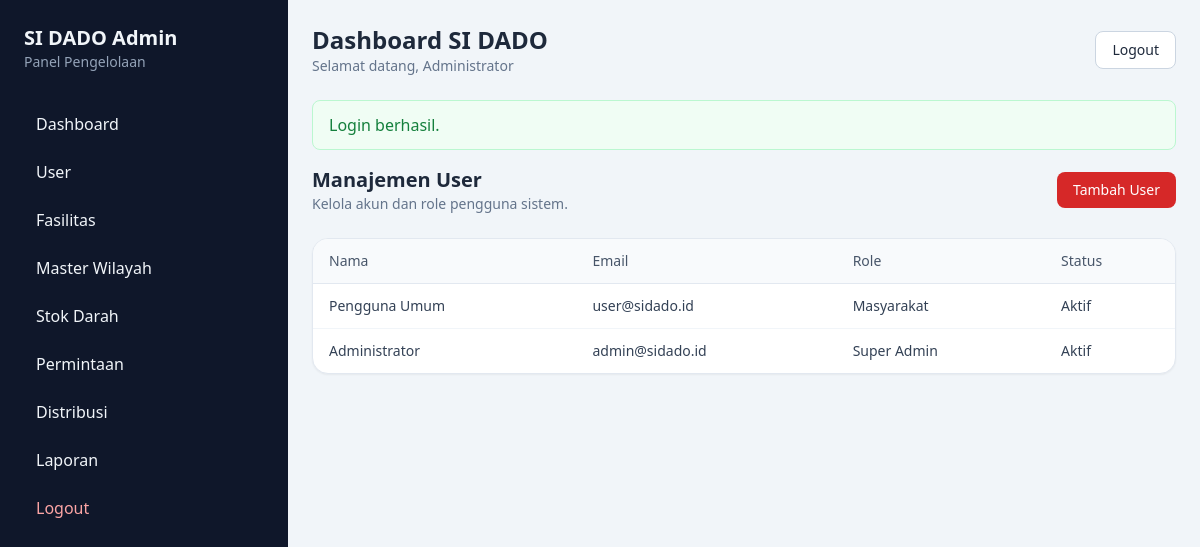
The app's page /users (signed in) with its own data.
### tables this page shows
CREATE TABLE users (
  id INT PRIMARY KEY AUTO_INCREMENT,
  name VARCHAR(100) NOT NULL,
  email VARCHAR(100) NOT NULL UNIQUE,
  password_hash VARCHAR(255) NOT NULL,
  role_id INT NOT NULL DEFAULT 1,
  is_active TINYINT(1) DEFAULT 1,
  created_at TIMESTAMP DEFAULT CURRENT_TIMESTAMP,
  updated_at TIMESTAMP DEFAULT CURRENT_TIMESTAMP ON UPDATE CURRENT_TIMESTAMP,
  CONSTRAINT fk_users_role FOREIGN KEY (role_id) REFERENCES roles(id)
);

CREATE TABLE roles (
  id INT PRIMARY KEY AUTO_INCREMENT,
  name VARCHAR(50) NOT NULL UNIQUE,
  created_at TIMESTAMP DEFAULT CURRENT_TIMESTAMP,
  updated_at TIMESTAMP DEFAULT CURRENT_TIMESTAMP ON UPDATE CURRENT_TIMESTAMP
);

### helpers/functions.php (called while the page is built, shortened)
<?php
function url(string $path = ''): string
{
    return BASE_URL . '/' . ltrim($path, '/');
}
function view(string $template, array $data = [], string $layout = 'public'): void
{
    extract($data);
    $selectedLayout = $data['layout'] ?? $layout;
    $layoutFile = APP_ROOT . '/views/layouts/' . $selectedLayout . '.php';
    include $layoutFile;
}

### controllers/UserController.php (called while the page is built, shortened)
<?php
require_once __DIR__ . '/../models/UserRoleModel.php';
require_once __DIR__ . '/../config/session.php';
class UserController
{
    public function index(): void
    {
        $users = UserRoleModel::allUsers();
        $roles = UserRoleModel::all();
        view('users/index', ['page_title' => 'Manajemen User', 'layout' => 'admin', 'users' => $users, 'roles' => $roles]);
    }
}

### routes/web.php (called while the page is built, shortened)
<?php
require_once __DIR__ . '/../controllers/UserController.php';
$router = [
    '/' => ['controller' => 'PublicController', 'method' => 'index'],
    '/login' => ['controller' => 'AuthController', 'method' => 'login'],
    '/logout' => ['controller' => 'AuthController', 'method' => 'logout'],
    '/dashboard' => ['controller' => 'DashboardController', 'method' => 'index'],
    '/users' => ['controller' => 'UserController', 'method' => 'index'],
    '/users/tambah' => ['controller' => 'UserController', 'method' => 'create'],
    '/fasilitas' => ['controller' => 'FacilityController', 'method' => 'index'],
    '/fasilitas/tambah' => ['controller' => 'FacilityController', 'method' => 'create'],
    '/fasilitas/edit/{id}' => ['controller' => 'FacilityController', 'method' => 'edit'],
    '/fasilitas/delete/{id}' => ['controller' => 'FacilityController', 'method' => 'delete'],
    '/stok' => ['controller' => 'BloodStockController', 'method' => 'index'],
    '/stok/tambah' => ['controller' => 'BloodStockController', 'method' => 'create'],
    '/permintaan' => ['controller' => 'RequestController', 'method' => 'index'],
    '/permintaan/tambah' => ['controller' => 'RequestController', 'method' => 'create'],
    '/distribusi' => ['controller' => 'DistributionController', 'method' => 'index'],
    '/master/provinsi' => ['controller' => 'MasterController', 'method' => 'provinces'],
    '/master/kabupaten' => ['controller' => 'MasterController', 'method' => 'districts'],
    '/master/golongan-darah' => ['controller' => 'MasterController', 'method' => 'bloodGroups'],
    '/master/komponen' => ['controller' => 'MasterController', 'method' => 'components'],
    '/laporan' => ['controller' => 'ReportController', 'method' => 'index'],
];
function dispatch(string $path): void
{
    global $router;
    $matchedRoute = null;
    foreach ($router as $routePath => $routeConfig) {
        $candidatePath = $path === '' ? '/' : $path;
        if ($routePath === $candidatePath) {
            $matchedRoute = $routeConfig;
            break;
        }
    }
    $controller = new $controllerName();
    $method = $matchedRoute['method'];
    $controller->$method();
}

### index.php (called while the page is built, shortened)
<?php
require_once __DIR__ . '/helpers/functions.php';
require_once __DIR__ . '/config/session.php';
require_once __DIR__ . '/routes/web.php';
$path = parse_url($_SERVER['REQUEST_URI'], PHP_URL_PATH) ?? '/';
$path = str_replace('//', '/', $path);
$path = preg_replace('#/+#', '/', $path) ?: '/';
$path = $path === '' ? '/' : rtrim($path, '/');
if (strpos($path, '/sidado') === 0) {
    $path = substr($path, strlen('/sidado')) ?: '/';
}
dispatch($path);

### config/session.php (called while the page is built, shortened)
<?php
function get_flash(): ?array
{
    $flash = $_SESSION['flash'] ?? null;
    return $flash;
}
function e(mixed $value): string
{
    return htmlspecialchars((string) $value, ENT_QUOTES, 'UTF-8');
}

### models/UserRoleModel.php (called while the page is built, shortened)
<?php
class UserRoleModel
{
    public static function allUsers(): array
    {
        $pdo = Database::getConnection();
        $stmt = $pdo->query('SELECT u.id, u.name, u.email, u.is_active, r.name AS role_name FROM users u LEFT JOIN roles r ON r.id = u.role_id ORDER BY u.id DESC');
        return $stmt->fetchAll();
    }
}

### views/users/index.php (the view)
<div class="flex items-center justify-between mb-6">
  <div>
    <h2 class="text-xl font-semibold">Manajemen User</h2>
    <p class="text-sm text-slate-500">Kelola akun dan role pengguna sistem.</p>
  </div>
  <a href="<?php echo e(url('users/tambah')); ?>" class="rounded-lg bg-blood px-4 py-2 text-sm font-medium text-white">Tambah User</a>
</div>
<div class="overflow-hidden rounded-2xl border border-slate-200 bg-white shadow-sm">
  <table class="min-w-full divide-y divide-slate-200">
    <thead class="bg-slate-50">
      <tr>
        <th class="px-4 py-3 text-left text-sm font-medium text-slate-600">Nama</th>
        <th class="px-4 py-3 text-left text-sm font-medium text-slate-600">Email</th>
        <th class="px-4 py-3 text-left text-sm font-medium text-slate-600">Role</th>
        <th class="px-4 py-3 text-left text-sm font-medium text-slate-600">Status</th>
      </tr>
    </thead>
    <tbody class="divide-y divide-slate-100">
      <?php foreach ($users as $user): ?>
        <tr>
          <td class="px-4 py-3 text-sm text-slate-700"><?php echo e($user['name']); ?></td>
          <td class="px-4 py-3 text-sm text-slate-700"><?php echo e($user['email']); ?></td>
          <td class="px-4 py-3 text-sm text-slate-700"><?php echo e($user['role_name']); ?></td>
          <td class="px-4 py-3 text-sm text-slate-700"><?php echo e($user['is_active'] ? 'Aktif' : 'Nonaktif'); ?></td>
        </tr>
      <?php endforeach; ?>
    </tbody>
  </table>
</div>

### views/layouts/admin.php (shortened to what this page needs)
<!DOCTYPE html>
<html lang="id">
<head>
    <script src="https://cdn.tailwindcss.com"></script>
</head>
<body class="bg-slate-100 text-slate-800">
    <div class="min-h-screen flex">
        <?php include APP_ROOT . '/views/partials/admin_sidebar.php'; ?>
        <div class="flex-1 p-6">
            <div class="flex justify-between items-center mb-6">
                <div>
                    <h1 class="text-2xl font-semibold">Dashboard SI DADO</h1>
                    <p class="text-sm text-slate-500">Selamat datang, <?php echo e($_SESSION['user']['name'] ?? 'Admin'); ?></p>
                </div>
                <a href="<?php echo e(url('logout')); ?>" class="rounded-lg border border-slate-300 bg-white px-4 py-2 text-sm hover:bg-slate-50">Logout</a>
            </div>
            <?php if (!empty($flash = get_flash())): ?>
                <div class="mb-4 rounded-lg border px-4 py-3 <?php echo $flash['type'] === 'success' ? 'bg-green-50 text-green-700 border-green-200' : 'bg-red-50 text-red-700 border-red-200'; ?>">
                    <?php echo e($flash['message']); ?>
                </div>
            <?php endif; ?>
            <?php include $contentView; ?>
        </div>
    </div>
</body>
</html>

### views/partials/admin_sidebar.php
<aside class="w-72 bg-slate-900 text-slate-100 min-h-screen p-6">
  <div class="mb-8">
    <h2 class="text-xl font-semibold">SI DADO Admin</h2>
    <p class="text-sm text-slate-400">Panel Pengelolaan</p>
  </div>
  <nav class="space-y-2">
    <a href="<?php echo e(url('dashboard')); ?>" class="block rounded-lg px-3 py-2 hover:bg-slate-800">Dashboard</a>
    <a href="<?php echo e(url('users')); ?>" class="block rounded-lg px-3 py-2 hover:bg-slate-800">User</a>
    <a href="<?php echo e(url('fasilitas')); ?>" class="block rounded-lg px-3 py-2 hover:bg-slate-800">Fasilitas</a>
    <a href="<?php echo e(url('master/provinsi')); ?>" class="block rounded-lg px-3 py-2 hover:bg-slate-800">Master Wilayah</a>
    <a href="<?php echo e(url('stok')); ?>" class="block rounded-lg px-3 py-2 hover:bg-slate-800">Stok Darah</a>
    <a href="<?php echo e(url('permintaan')); ?>" class="block rounded-lg px-3 py-2 hover:bg-slate-800">Permintaan</a>
    <a href="<?php echo e(url('distribusi')); ?>" class="block rounded-lg px-3 py-2 hover:bg-slate-800">Distribusi</a>
    <a href="<?php echo e(url('laporan')); ?>" class="block rounded-lg px-3 py-2 hover:bg-slate-800">Laporan</a>
    <a href="<?php echo e(url('logout')); ?>" class="block rounded-lg px-3 py-2 text-red-300 hover:bg-slate-800">Logout</a>
  </nav>
</aside>

### records on screen
users: name "Pengguna Umum", email "user@sidado.id", role.name "Masyarakat", is_active "Aktif"
users: name "Administrator", email "admin@sidado.id", role.name "Super Admin", is_active "Aktif"

### other values on screen
$_SESSION['user']['name'] "Administrator"
$flash['message'] "Login berhasil."
